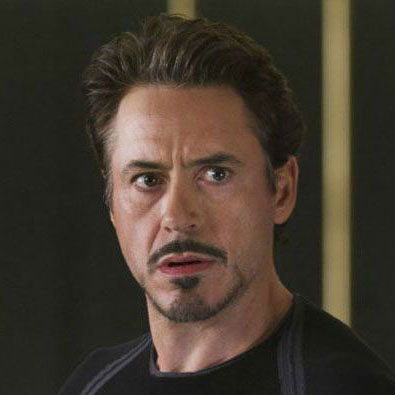
#> input picture h1.jpg, 395 x 395 px
$ python test.py
#> lines starting #> are read from the running program, lines starting #| are printed output that depends on the picture; after the words box and inside, x2 and y2 are one past the last pixel; in counts of white or black regions, pixels touching at a corner belong together
import cv2
import numpy as np
from PIL import Image
import random

# === CONFIG ===
image_path = "h1.jpg"   # Input image
output_path = "low_poly_result.jpg"
resize_width = 700      # More width = more detail
max_edge_points = 3000  # Max points sampled from edges
num_random_points = 1000  # Extra random points

# === LOAD IMAGE ===
image = Image.open(image_path).convert("RGB")
#> image is the input picture: PIL image 395x395 RGB; mean R, G, B 67.1, 57.5, 46.2
image_cv = np.array(image)
image_cv = cv2.cvtColor(image_cv, cv2.COLOR_RGB2BGR)

orig_height, orig_width = image_cv.shape[:2]
#> orig_height = 395; orig_width = 395

# === RESIZE IMAGE ===
new_height = int(resize_width * orig_height / orig_width)
#> new_height = 700
small_image = cv2.resize(image_cv, (resize_width, new_height))

# === EDGE DETECTION ===
gray = cv2.cvtColor(small_image, cv2.COLOR_BGR2GRAY)
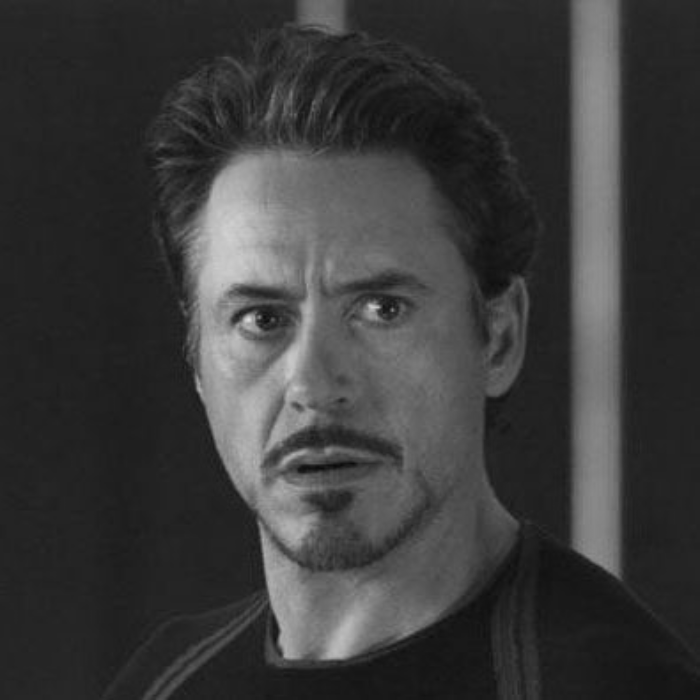
#> gray: shape (700, 700); min 11, max 223, mean 59
edges = cv2.Canny(gray, 50, 150)
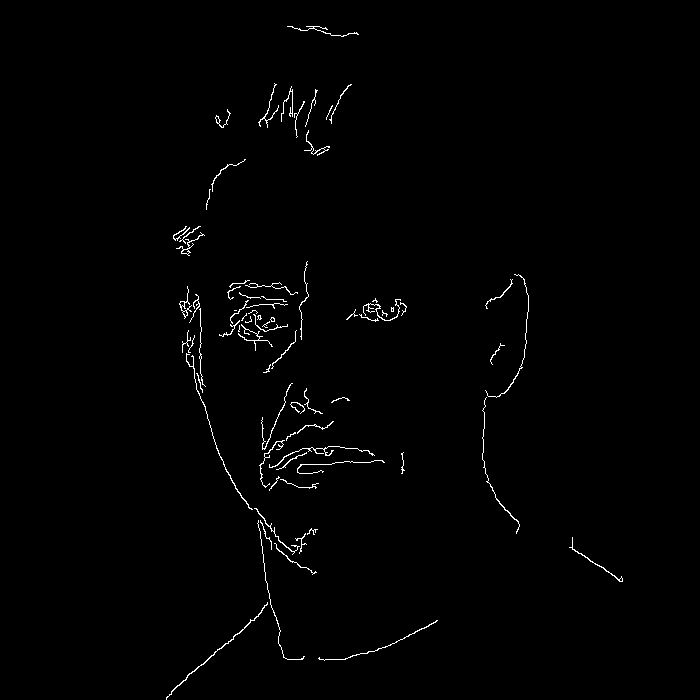
#> edges: shape (700, 700); 0.94% white in thin lines or dots, all inside (x1, y1, x2, y2) = (166, 26, 623, 700)

# === POINT SELECTION ===

# Edge points
edge_points = np.column_stack(np.where(edges > 0))
#> edge_points = 4610 pairs, first value 26 to 699, second value 166 to 622
if len(edge_points) > max_edge_points:
    np.random.seed(42)
    edge_points = edge_points[np.random.choice(edge_points.shape[0], max_edge_points, replace=False)]
#> edge_points = 3000 pairs, first value 26 to 699, second value 166 to 622

# Multi-scale grid points with jitter
grid_points = []
for grid_size in [5, 15, 30, 60]:  # fine, medium, coarse grids
    for y in range(0, new_height, grid_size):
        for x in range(0, resize_width, grid_size):
            jitter_amount = grid_size // 2
            jittered_y = np.clip(y + random.randint(-jitter_amount, jitter_amount), 0, new_height - 1)
            jittered_x = np.clip(x + random.randint(-jitter_amount, jitter_amount), 0, resize_width - 1)
            grid_points.append([jittered_y, jittered_x])
grid_points = np.array(grid_points)

# Completely random scatter points
random_points = np.column_stack((
    np.random.randint(0, new_height, num_random_points),
    np.random.randint(0, resize_width, num_random_points)
))

# Image corners
corner_points = np.array([[0, 0], [0, new_height - 1],
                          [resize_width - 1, 0], [resize_width - 1, new_height - 1]])
#> corner_points = [[0, 0], [0, 699], [699, 0], [699, 699]]

# Combine all points
points = np.concatenate((edge_points, grid_points, random_points, corner_points), axis=0)
#> points = 26533 pairs, first value 0 to 699, second value 0 to 699
points = np.unique(points, axis=0)
#> points = 26210 pairs, first value 0 to 699, second value 0 to 699

# === DELAUNAY TRIANGULATION ===
subdiv = cv2.Subdiv2D((0, 0, resize_width, new_height))
for p in points:
    x, y = int(p[1]), int(p[0])
    if 0 <= x < resize_width and 0 <= y < new_height:
        try:
            subdiv.insert((x, y))
        except cv2.error:
            pass
#> this loop made 26210 passes
#> (p, x) on passes 1 to 3: ([0, 0], 0), ([0, 1], 1), ([0, 5], 5)

# === DRAW TRIANGLES WITH AVERAGE COLOR ===
triangles = subdiv.getTriangleList().astype(np.int32)
output = np.zeros_like(small_image)

for t in triangles:
    pts = t.reshape(3, 2)
    pts = np.array([pts], dtype=np.int32)

    if np.any(pts < 0) or np.any(pts[:, :, 0] >= resize_width) or np.any(pts[:, :, 1] >= new_height):
        continue

    # Mask for the triangle
    mask = np.zeros((new_height, resize_width), dtype=np.uint8)
    cv2.fillConvexPoly(mask, pts, 255)

    # Average color of pixels inside the triangle
    mean_color = cv2.mean(small_image, mask=mask)[:3]

    # Fill triangle with average color
    cv2.fillConvexPoly(output, pts, mean_color)
#> this loop made 52135 passes
#> (pts, mean_color) on passes 1 to 3: ([[0, 4], [0, 0], [1, 1]], (32.57, 43.57, 41.71)), ([[1, 1], [0, 0], [1, 0]], (33, 44, 42)), ([[5, 0], [15, 1], [11, 2]], (33.05, 44.05, 42.11))
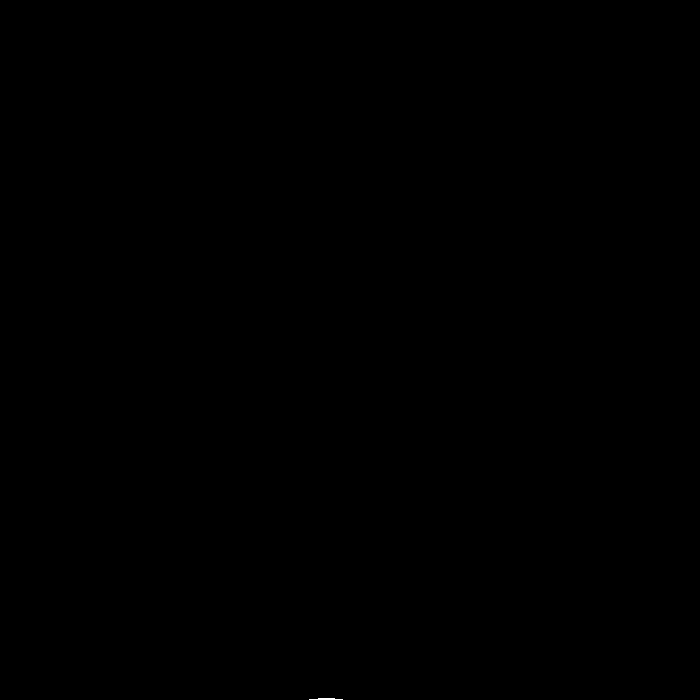
#> mask: shape (700, 700); 0.01% white; 1 white region, box (x1, y1, x2, y2) and area: (309, 698, 343, 700) 51

# === SAVE AND SHOW ===
output_rgb = cv2.cvtColor(output, cv2.COLOR_BGR2RGB)
result = Image.fromarray(output_rgb)
result.save(output_path)
result.show()

print(f"✅ Low poly image saved as: {output_path}")

$ run again, with Harshit2.jpg copied over h1.jpg
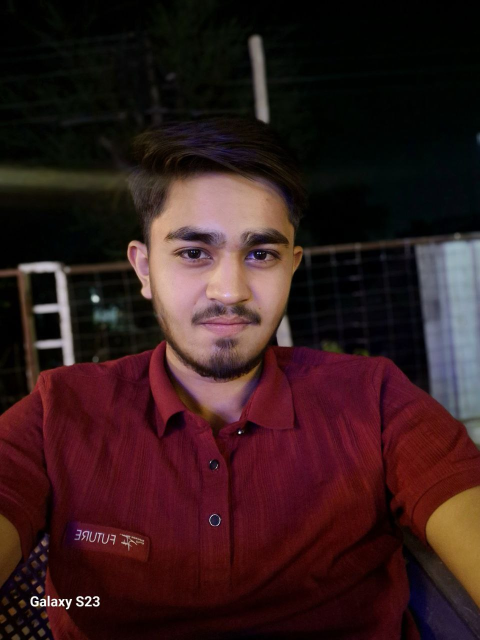
#> input picture Harshit2.jpg, 960 x 1280 px (shown at 1/2 size)
#> image is the input picture: PIL image 960x1280 RGB; mean R, G, B 52.3, 27.6, 28.2
#> `gray = cv2.cvtColor(small_image, cv2.COLOR_BGR2GRAY)`:
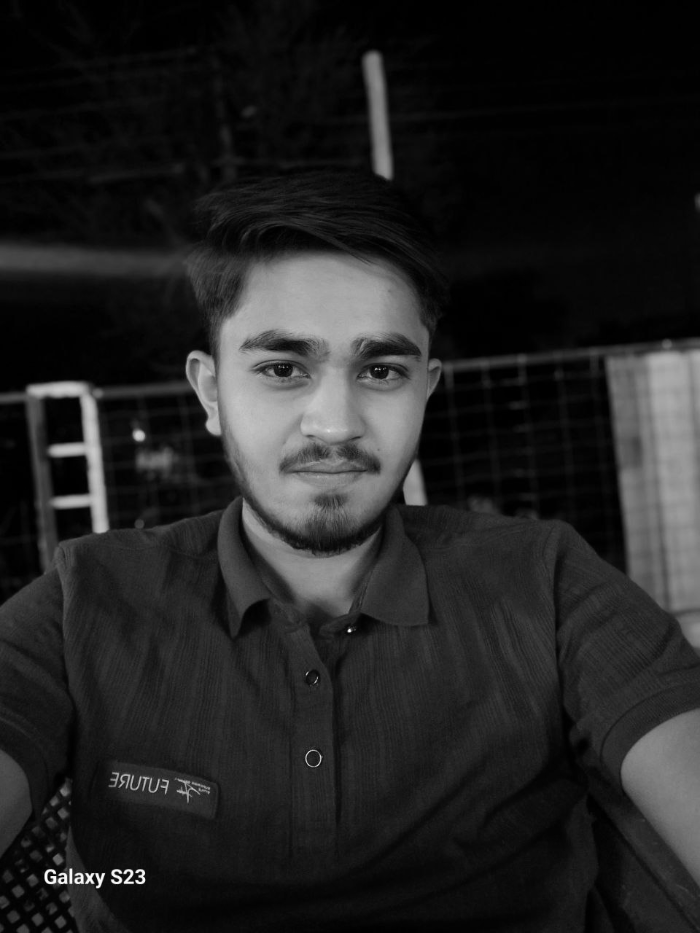
#> gray: shape (933, 700); min 0, max 254, mean 35
#> `edges = cv2.Canny(gray, 50, 150)`:
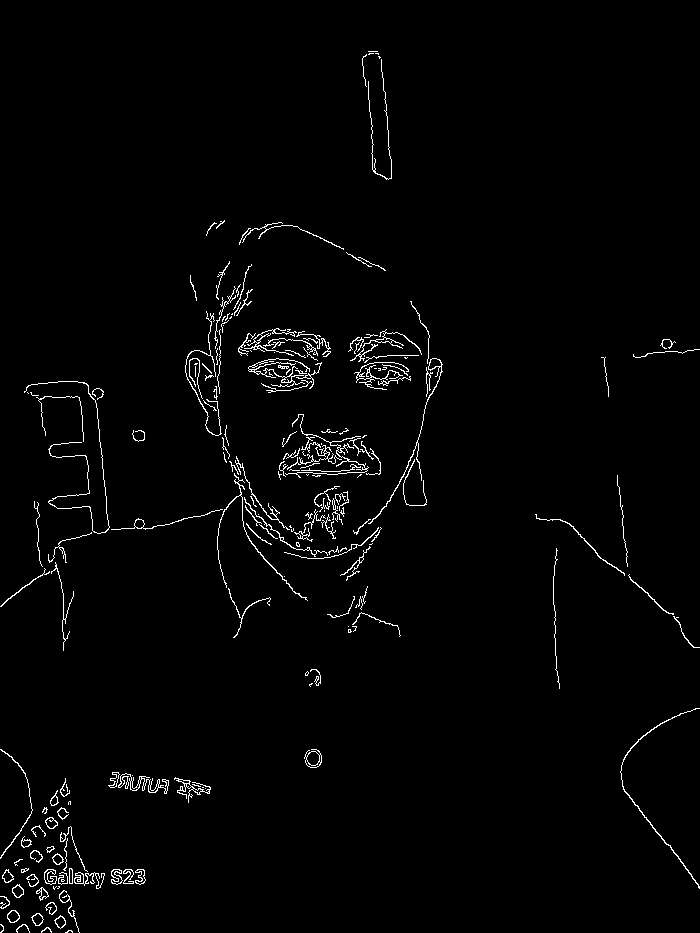
#> edges: shape (933, 700); 1.8% white in thin lines or dots
#> `edge_points = np.column_stack(np.where(edges > 0))`: edge_points = 11915 pairs, first value 51 to 932, second value 0 to 699
#> `edge_points = edge_points[np.random.choice(edge_points.shape[0], max_e..`: edge_points = 3000 pairs, first value 51 to 932, second value 0 to 698
#> `points = np.concatenate((edge_points, grid_points, random_points, corn..`: points = 34105 pairs, first value 0 to 932, second value 0 to 932
#> `points = np.unique(points, axis=0)`: points = 33739 pairs, first value 0 to 932, second value 0 to 932
#> the loop `for p in points:` made 33739 passes
#> (p, x) on passes 1 to 3: ([0, 0], 0), ([0, 5], 5), ([0, 9], 9)
#> the loop `for t in triangles:` made 67096 passes
#> (pts, mean_color) on passes 1 to 3: ([[0, 4], [0, 0], [1, 1]], (0, 0, 0)), ([[9, 0], [8, 3], [5, 0]], (0.833, 0.833, 0.833)), ([[8, 3], [9, 0], [11, 2]], (2.44, 2.67, 2.44))
